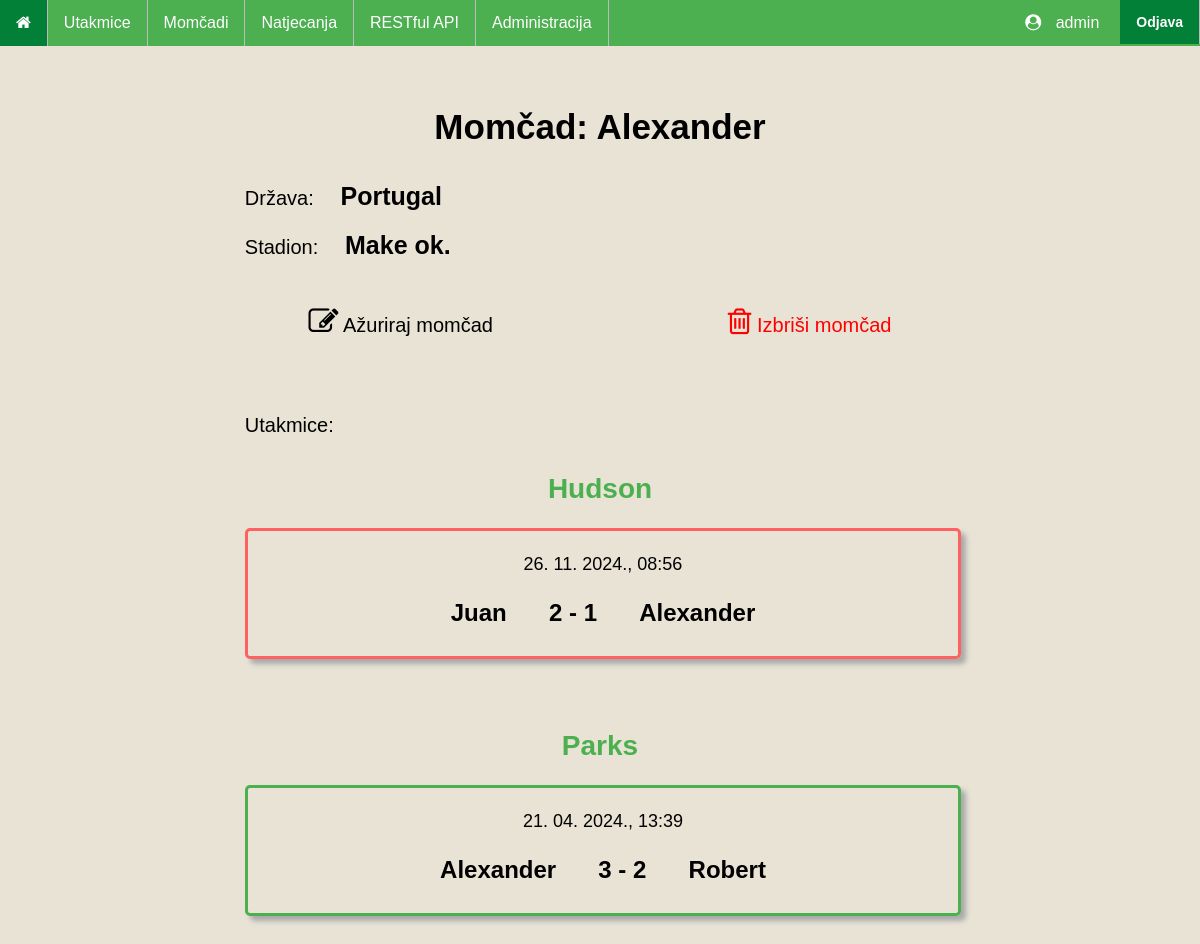
/teams/290 (signed in), run on the app's committed database.
### main/models.py (models this page shows, shortened)
class Team(models.Model):
    team_name = models.CharField(max_length=50)
    team_stadium = models.TextField()
    team_country = models.CharField(max_length=30)
    def __str__(self):
        return '{}'.format(self.team_name)

class Competition(models.Model):
    competition_name = models.CharField(max_length=50)
    competition_country = models.CharField(max_length=30)
    competition_teams = models.ManyToManyField(Team)
    def __str__(self):
        return self.competition_name

class Match(models.Model):
    match_date = models.DateTimeField('Datum utakmice')
    match_stadium = models.TextField()
    match_competition = models.ForeignKey(Competition, on_delete=models.CASCADE, blank=True, null=True)
    match_team1 = models.ForeignKey(Team, on_delete=models.CASCADE, blank=True, null=True, related_name='team1')
    match_team2 = models.ForeignKey(Team, on_delete=models.CASCADE, blank=True, null=True, related_name='team2')
    match_score1 = models.IntegerField()
    match_score2 = models.IntegerField()

### main/views.py (the view)
# urls.py: path('teams/<pk>', TeamDetailed, name='teamDetails'),
@login_required
def TeamDetailed(request, pk):
    context = {}
    context["object"] = Team.objects.get(id = pk)
    matches = Match.objects.filter(
        Q(match_team1__id = pk) |
        Q(match_team2__id = pk)
    ).order_by('-match_date')
    context["grouped_matches"] = {
        competition: list(matches)
        for competition, matches in groupby(matches, key=lambda x: x.match_competition)
    }
    return render(request, "main/teamDetail.html", context)

### templates/main/teamDetail.html (shortened to what this page needs)
{% extends "base_generic.html" %}
{% block content %}
    <h1>Momčad: {{ object.team_name }}</h1>
    <p class="match_details">Država: <b>{{ object.team_country }}</b></p>
    <p class="match_details">Stadion: <b>{{ object.team_stadium }}</b></p>
    {% if request.user.is_superuser %}
    <p class="match_details grid-container" style="margin-top: 5%; margin-bottom: 1%;">
        <span>
            <a href="{% url 'editTeam' object.id %}" style="color: black;">
                <i class="fa fa-edit" style="font-size: 30px; color:black;"></i>
                Ažuriraj momčad
            </a>
        </span>
        <span></span>
        <span>
            <a href="{% url 'deleteTeam' object.id %}" style="color: red;"
                onclick="return confirm('Jeste li sigurni da želite obrisati momčad {{ object.team_name }}?');"
            >
                <i class="fa fa-trash-o" style="font-size: 30px; color:red;"></i>
                Izbriši momčad
            </a>
        </span>
    </p>
    {% endif %}
    <br>
    {% if grouped_matches.items %}
    <p class="description desc1">Utakmice:</p>
        {% for competition, matches in grouped_matches.items %}
            <h2><a href="competitions/{{ competition.id }} ">{{ competition }}</a></h2>
            {% for match in matches %}
                <a href="/matches/{{ match.id }}" class="match_link">
                    <div class="match"
                    {% if match.match_team1.team_name == object.team_name %}
                        {% if match.match_score1 > match.match_score2 %}
                            style="border: 3px solid #4CAF50"
                        {% elif match.match_score1 < match.match_score2 %}
                            style="border: 3px solid #ff6161"
                        {% else %}
                            style="border: 3px solid yellow"
                        {% endif %}
                    {% else %}
                        {% if match.match_score1 < match.match_score2 %}
                            style="border: 3px solid #4CAF50"
                        {% elif match.match_score1 > match.match_score2 %}
                            style="border: 3px solid #ff6161"
                        {% else %}
                            style="border: 3px solid yellow"
                        {% endif %}
                    {% endif %}
                    >
                        <p class="match_date"> {{ match.match_date|date:"d. m. Y., H:i" }} </p>
                        <p class="score">
                            {{ match.match_team1 }}
                        <span>
                            {{ match.match_score1 }} - {{ match.match_score2 }}
                        </span>
                            {{ match.match_team2 }}
                        </p>
                    </div>
                </a>
            {% endfor %}
        {% endfor %}
    {% else %}
        <p class="description" style="text-align: center;">Nema odigranih utakmica</p>
    {% endif %}
{% endblock %}

### templates/base_generic.html (shortened to what this page needs)
<!DOCTYPE html>
<html lang="hr">
<head>
    {% load static %}
    <link rel="stylesheet" type="text/css" href="{% static 'style.css' %}">
    <link rel="stylesheet" type="text/css" href="{% static 'matches.css' %}">
    <link rel="stylesheet" href="https://cdnjs.cloudflare.com/ajax/libs/font-awesome/4.7.0/css/font-awesome.min.css">
</head>
<body>
    <ul>
        <li><a href="/" title="Početna stranica"><i class="fa fa-home"></i></a></li>
        <li><a href="/matches/">Utakmice</a></li>
        <li><a href="/teams/">Momčadi</a></li>
        <li><a href="/competitions/">Natjecanja</a></li>
        <li><a href="/api/teams/">RESTful API</a></li>
        {% if request.user.is_superuser %}
            <li><a href="/adminDashboard/">Administracija</a></li>
        {% endif %}
        <li style="float:right">
            <form id="logout-form" method="post" action="{% url 'logout' %}">
                <button type="submit">Odjava</button>
            </form>
        </li>
        <li style="float:right" class="userProfile">
            <i class='fa fa-user-circle' style="margin-right: 10px;"></i> {{ user.username }}
        </li>
    </ul>
    <div class="content">
        {% block content %}
        {% endblock %}
    </div>
</body>
</html>

### main/static/style.css (style rules this page uses)
html { font-family: 'Franklin Gothic', 'Arial Narrow', Arial, sans-serif; background: #e8e3d5; }
h1 { text-align: center; font-size: 35px; margin-top: 15%; margin-bottom: 5%; }
h2 { text-align: center; font-size: 28px; margin-top: 10%; }
ul { list-style-type: none; margin: 0; padding: 0; width: 100%; position: fixed; top: 0; left: 0; overflow: hidden; background-color: #4CAF50; color: white; }
li { float: left; border-right:1px solid #bbb; }
li a { display: block; color: white; text-align: center; padding: 14px 16px; text-decoration: none; }
.userProfile { padding: 14px 16px; border: none; margin-right: 5px; }
#logout-form { background: #4CAF50 !important; padding: 0 !important; }
#logout-form button { font-size: 14px; color: white; background: #038037 !important; padding: 14px 16px !important; border: none; font-weight: bold; display: block; margin: 0; text-decoration: none; cursor: pointer; }
.content { display: block; margin: 0 auto; width: 60%; margin-bottom: 8%; }
form { width: 100%; border-radius: 5px; padding: 20px; font-size: 20px; }

### main/static/matches.css (style rules this page uses)
.description { font-size: 20px; margin-top: 6%; }
.desc1 { margin-bottom: -5%; }
.match { width: 100%; border-radius: 5px; box-shadow: 5px 5px 5px #aaaaaa; margin-top: 3%; padding-top: 5px; padding-bottom: 5px; font-size: 18px; }
.match_date, .match_competition, .score { width: 100%; text-align: center; }
.score { font-size: 24px; font-weight: bold; }
.score span, .score_details span { margin-left: 5%; margin-right: 5%; }
.match_link:link { text-decoration: none; color: black; background: none; }
.match_details { font-size: 20px; }
.match_details b { font-size: 25px; margin-left: 3%; }
.score_details a:link, .match_details a:link, h2 a:link { text-decoration: none; color: #4CAF50; }
.grid-container { display: grid; grid-template-columns: auto auto auto; gap: 10px; padding: 10px; }
.grid-container span { text-align: center; }

### data on the page
Team: team_name "Alexander", team_country "Portugal", team_stadium "Make ok."
Competition: competition_name "Hudson"
Match: match_date "26. 11. 2024., 08:56", match_team1 "Juan", match_score1 "2", match_score2 "1", match_team2 "Alexander"
Competition: competition_name "Parks"
Match: match_date "21. 04. 2024., 13:39", match_team1 "Alexander", match_score1 "3", match_score2 "2", match_team2 "Robert"

### other printed values
{{ user.username }} "admin"
